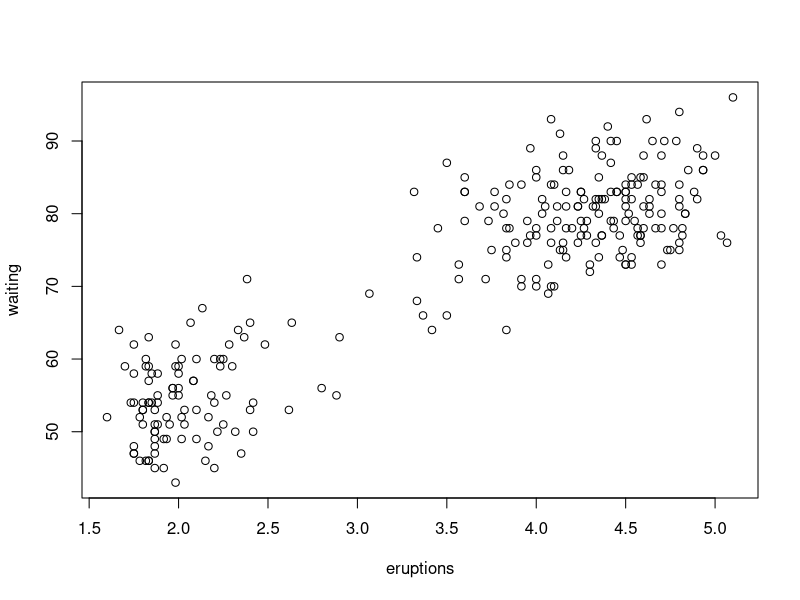
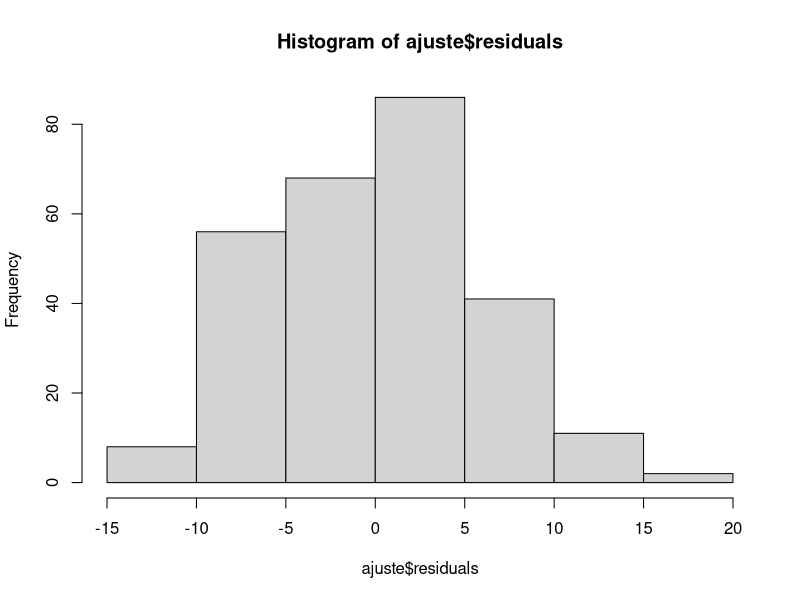

Reproduce these figures in R, in order. (Note: this script raises an error after producing the figures.)
             
              # ------------------------------------------
              #    EST-064 - Laboratório de Estatística
              #    Aula03 - Vetores 25/03/2024
              # ------------------------------------------

              
# Algumas comandos do R
              
str(iris) # Iris - Um banco de dados existente em R # Str - Exibir o conteudo de um banco de dados/vetor/etc
help(iris)        
dim(iris) # Dim - Dimensao do vetor/banco de dados
tail(iris) #Retorna a primeira/ultima parte do vetor/banco de dados/etc

plot(faithful)

ajuste <- lm(waiting ~ eruptions, data = faithful)

str(ajuste)

ajuste $ coefficients
ajuste $ residuals

hist(ajuste $ residuals)


# Estrutura Vetor

xis <- 40-> x0

xis
x0

x1 <- -1*xis
x2 <- x0 + 2
z <- x1 + x2
result <-  xis**x1 + (z/x2)
result


# Função em R

funcao <- function(xis){
  
  x0 <- xis
  x1 <- -1*xis
  x2 <- x0 + 2
  z <- x1 + x2
  
  result <- xis**x1 + (z/x2)
  result # ou colocar parenteses antes da expressao toda (result <- xis**x1 + (z/x2)) para exibir o resultado
  
}

# Chamada da função
funcao(4)
funcao(40)


getwd() # Caminho do diretorio
dir() # Pastas do diretorio que estou
ls() # Mostra todos os objetos que estou utilizando

rm(xis) #Limpar o objetos em especifico 
ls()
xis
rm(x1, x2, z)
ls()

rm(list = ls(all = TRUE)) #Limpar todos os nomes de objetos do programa
ls()

# Criando um vetor idade (tipo inteiro) e um vetor sexo (tipo caractere)
idade <- c(20, 20, 22, 24, 21, 23, 19, 20, 20)
sexo <- c("F", "M", "M", "F", "F", "M", "F", "F", "M")

str(idade)
length(idade) # Tamanho vetor/banco de dados/funcao/etc

vazio <- NULL # Criando um objeto vazio
str(vazio)
length(vazio)


str(sexo)
length(sexo)

# trabalhando com sequencia 

help(seq)
seq(from =  1, to = 1 , length.out = NULL, by = ((to - from)/(length.out - 1)), along.with = NULL)
seq()

seq(from = 1, to = 100, by = 1)
seq(from = 1, to = 1000, by = 2)

seq(from = 1, length.out = 1000, by = 2)

seq(from = 0, to = 1, length.out = 11)

seq(17)

seq_len(17)

seq_along(idade)

seq(from = 10, length.out=10, by = 10)

seq(10)

seq(100)*2

(seq(100)*2)-1

1:100

seq(from = 20, to = 1, by = -1)